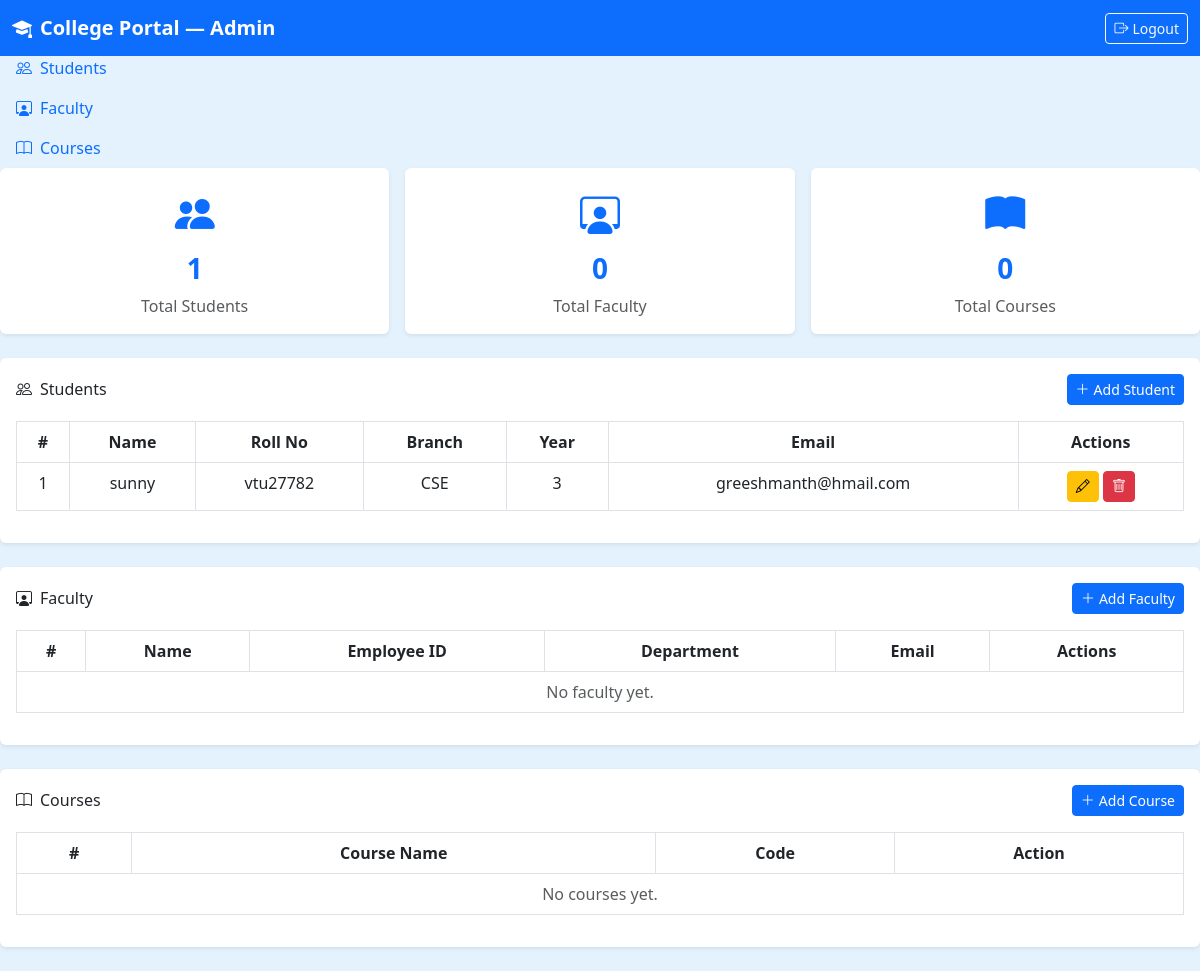
The page /admin-panel/ (signed in) on the database as committed earlier.
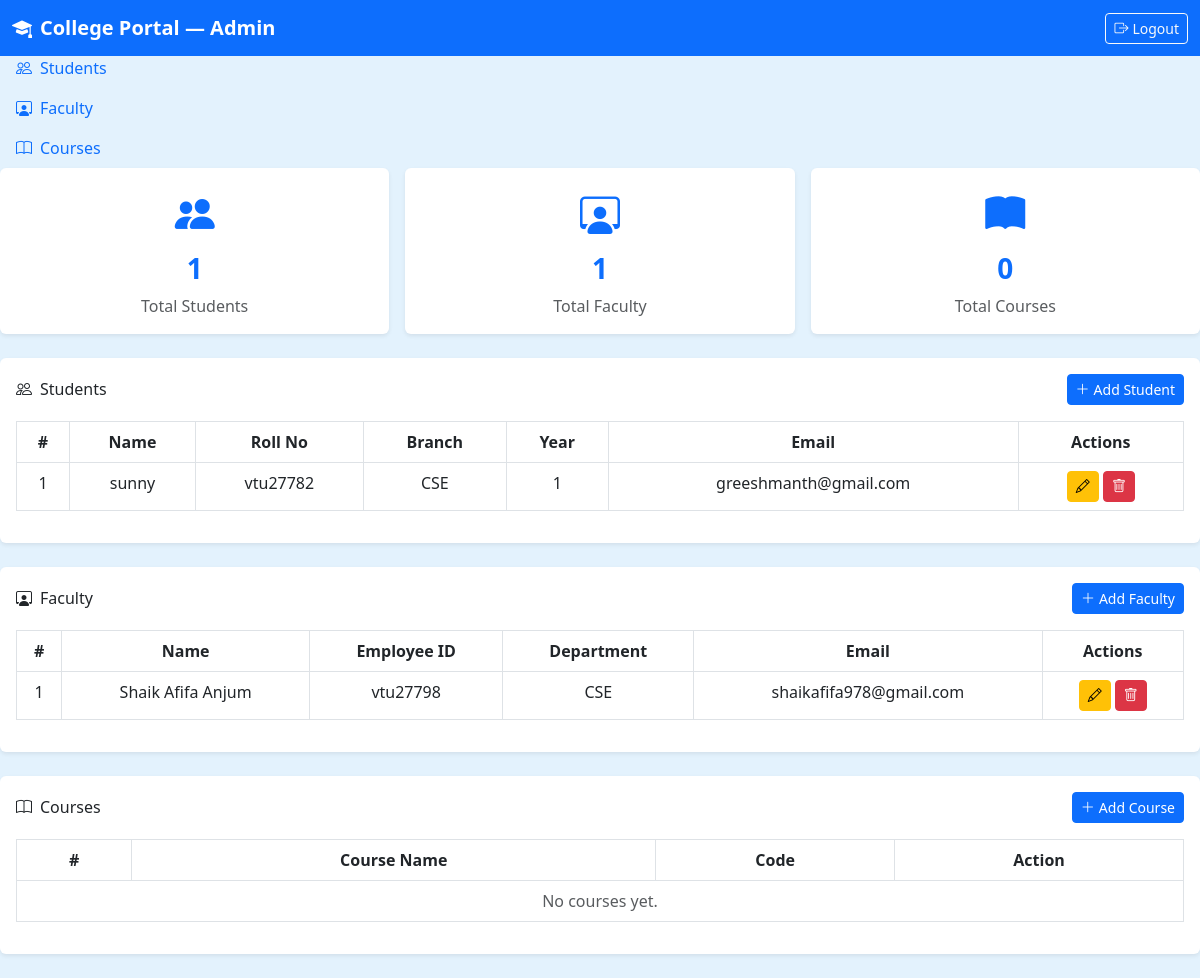
The same page on the database as committed later.
### portal/models.py (models this page shows, shortened)
class Student(models.Model):
    user        = models.OneToOneField(User, on_delete=models.CASCADE)
    name        = models.CharField(max_length=100)
    roll_number = models.CharField(max_length=20, unique=True)
    branch      = models.CharField(max_length=20)
    year        = models.IntegerField()
    semester    = models.IntegerField(default=1)
    dob         = models.DateField()
    email       = models.EmailField()
    phone       = models.CharField(max_length=10)
    photo       = models.ImageField(upload_to='student_photos/', blank=True, null=True)

class Faculty(models.Model):
    user        = models.OneToOneField(User, on_delete=models.CASCADE)
    name        = models.CharField(max_length=100)
    employee_id = models.CharField(max_length=20, unique=True)
    department  = models.CharField(max_length=20)
    email       = models.EmailField()
    phone       = models.CharField(max_length=10)
    class Meta:
        verbose_name_plural = "Faculty"

### portal/views.py (the view)
# urls.py: path('admin-panel/',                          views.admin_dashboard,  name='admin_dashboard'),
@login_required(login_url='login')
def admin_dashboard(request):
    if not request.user.is_staff:
        return redirect('login')
    return render(request, 'portal/admin_dashboard.html', {
        'students':       Student.objects.all(),
        'faculty_list':   Faculty.objects.all(),
        'courses':        Course.objects.all(),
        'total_students': Student.objects.count(),
        'total_faculty':  Faculty.objects.count(),
        'total_courses':  Course.objects.count(),
    })

### portal/templates/portal/admin_dashboard.html (shortened to what the changed rows need)
{% load static %}
<!doctype html>
<html lang="en">
  <head>
    <link
      href="https://cdn.jsdelivr.net/npm/bootstrap@5.3.0/dist/css/bootstrap.min.css"
      rel="stylesheet"
    />
    <link
      href="https://cdn.jsdelivr.net/npm/bootstrap-icons@1.10.5/font/bootstrap-icons.css"
      rel="stylesheet"
    />
    <link rel="stylesheet" href="{% static 'portal/css/style.css' %}" />
  </head>
  <body>
    <div class="main-content">
      <div id="stats" class="row g-3 mb-4">
        <div class="col-md-4">
          <div class="card border-0 shadow-sm text-center p-3">
            <i class="bi bi-person-workspace fs-1 text-primary mb-2"></i>
            <h3 class="fw-bold text-primary">{{ total_faculty }}</h3>
            <p class="text-muted mb-0">Total Faculty</p>
          </div>
        </div>
      </div>
      <div id="students" class="card border-0 shadow-sm mb-4">
        <div class="card-body">
          <div class="table-responsive">
            <table class="table table-bordered table-hover text-center">
              <thead>
                <tr>
                  <th>#</th>
                  <th>Name</th>
                  <th>Roll No</th>
                  <th>Branch</th>
                  <th>Year</th>
                  <th>Email</th>
                  <th>Actions</th>
                </tr>
              </thead>
              <tbody>
                {% for s in students %}
                <tr>
                  <td>{{ forloop.counter }}</td>
                  <td>{{ s.name }}</td>
                  <td>{{ s.roll_number }}</td>
                  <td>{{ s.branch }}</td>
                  <td>{{ s.year }}</td>
                  <td>{{ s.email }}</td>
                  <td>
                    <a
                      href="{% url 'edit_student' s.id %}"
                      class="btn btn-warning btn-sm"
                    >
                      <i class="bi bi-pencil"></i>
                    </a>
                    <a
                      href="{% url 'delete_student' s.id %}"
                      class="btn btn-danger btn-sm"
                      onclick="return confirm('Delete this student?');"
                    >
                      <i class="bi bi-trash"></i>
                    </a>
                  </td>
                </tr>
                {% empty %}
                <tr>
                  <td colspan="7" class="text-muted">No students yet.</td>
                </tr>
                {% endfor %}
              </tbody>
            </table>
          </div>
        </div>
      </div>
      <div id="faculty" class="card border-0 shadow-sm mb-4">
        <div class="card-body">
          <div class="table-responsive">
            <table class="table table-bordered table-hover text-center">
              <thead>
                <tr>
                  <th>#</th>
                  <th>Name</th>
                  <th>Employee ID</th>
                  <th>Department</th>
                  <th>Email</th>
                  <th>Actions</th>
                </tr>
              </thead>
              <tbody>
                {% for f in faculty_list %}
                <tr>
                  <td>{{ forloop.counter }}</td>
                  <td>{{ f.name }}</td>
                  <td>{{ f.employee_id }}</td>
                  <td>{{ f.department }}</td>
                  <td>{{ f.email }}</td>
                  <td>
                    <a
                      href="{% url 'edit_faculty' f.id %}"
                      class="btn btn-warning btn-sm"
                    >
                      <i class="bi bi-pencil"></i>
                    </a>
                    <a
                      href="{% url 'delete_faculty' f.id %}"
                      class="btn btn-danger btn-sm"
                      onclick="return confirm('Delete this faculty?');"
                    >
                      <i class="bi bi-trash"></i>
                    </a>
                  </td>
                </tr>
                {% empty %}
                <tr>
                  <td colspan="6" class="text-muted">No faculty yet.</td>
                </tr>
                {% endfor %}
              </tbody>
            </table>
          </div>
        </div>
      </div>
      <div id="courses" class="card border-0 shadow-sm mb-4">
        <div class="card-body">
          <div class="table-responsive">
            <table class="table table-bordered table-hover text-center">
              <thead>
                <tr>
                  <th>#</th>
                  <th>Course Name</th>
                  <th>Code</th>
                  <th>Action</th>
                </tr>
              </thead>
            </table>
          </div>
        </div>
      </div>
    </div>
  </body>
</html>

Rows that differ between the two databases and show on the page:
changed Student "sunny": year "3" → "1"; email "greeshmanth@hmail.com" → "greeshmanth@gmail.com"
added Faculty: name "Shaik Afifa Anjum", employee_id "vtu27798", department "CSE", email "shaikafifa978@gmail.com"
Other text that changed with them:
{{ total_faculty }}: "0" → "1"
text no longer shown: "No faculty yet."
